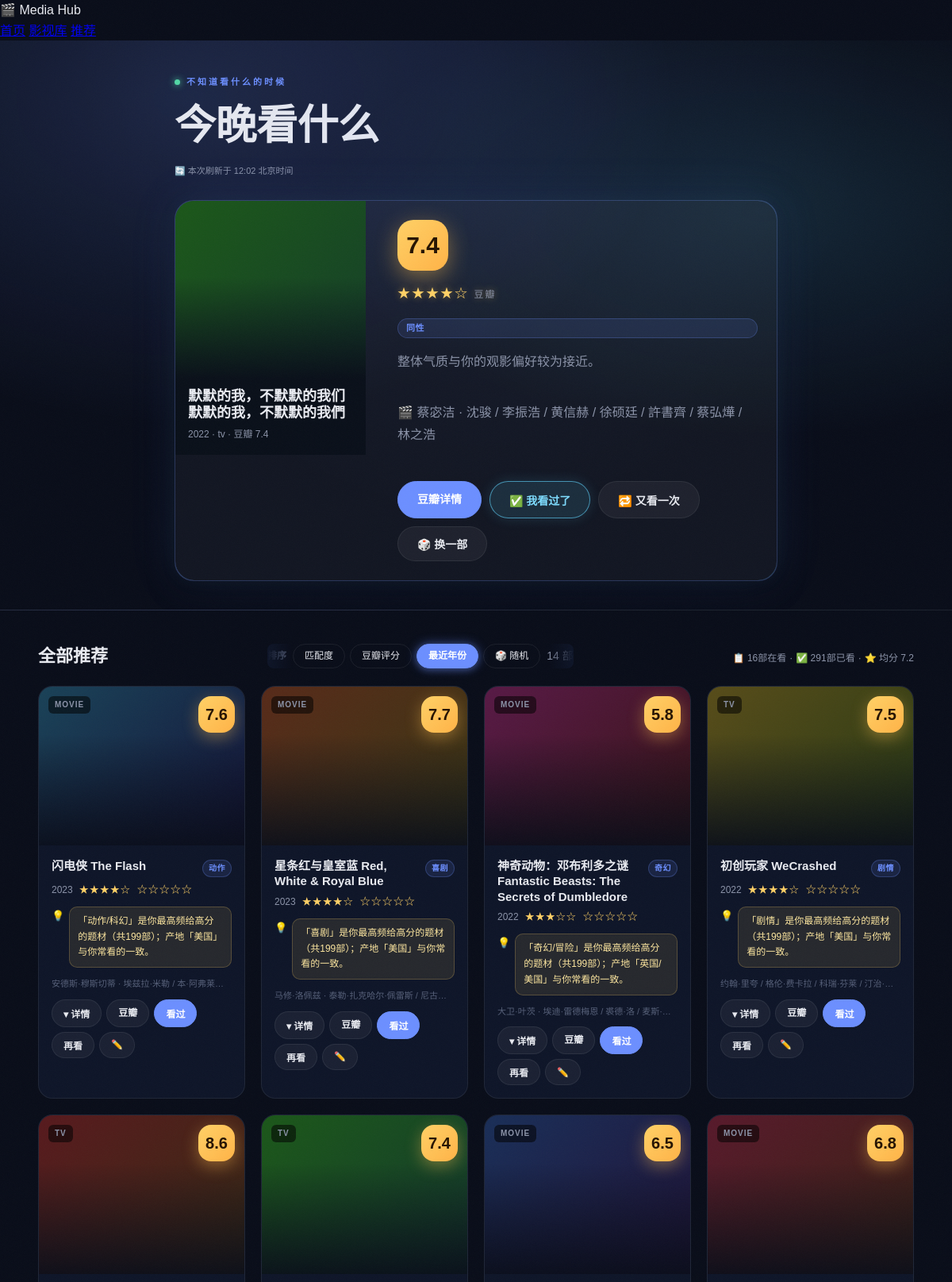
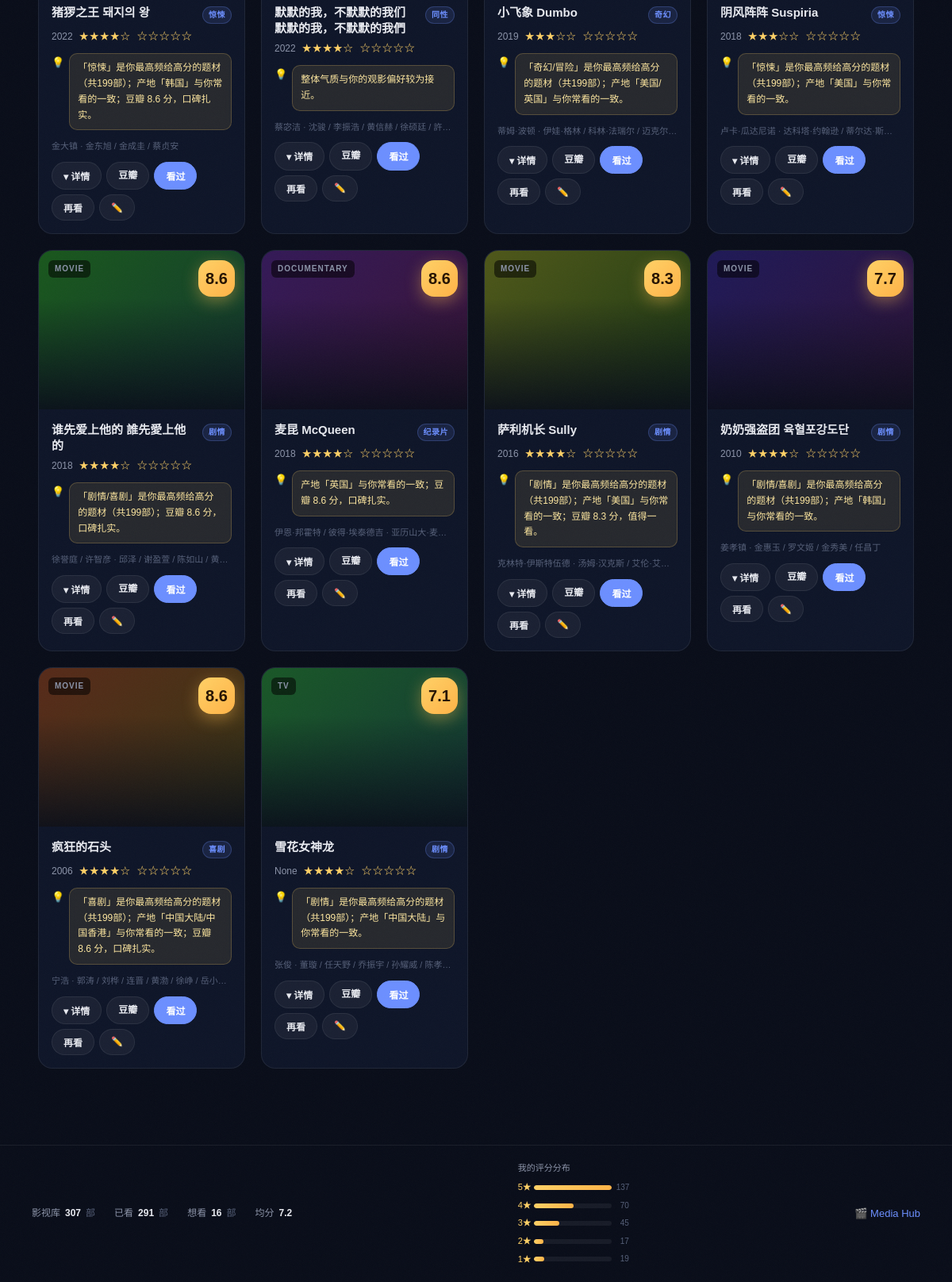
The app's page /recommendations?sort=year with its own data (2 pictures, top to bottom).
### tables this page shows
CREATE TABLE douban_watch_history (
    subject_id TEXT PRIMARY KEY,
    title TEXT NOT NULL,
    kind TEXT,
    year INTEGER,
    url TEXT,
    intro TEXT,
    watched_date TEXT,
    my_rating INTEGER,
    comment TEXT,
    tags TEXT,
    scraped_at TEXT DEFAULT CURRENT_TIMESTAMP
, douban_rating REAL, douban_rating_count INTEGER, subtype TEXT, directors TEXT, actors TEXT, countries TEXT, genres TEXT, languages TEXT, release_dates TEXT, durations TEXT, episodes TEXT, aka TEXT, summary TEXT, meta_scraped_at TEXT, status TEXT, cover_url TEXT, watch_count INTEGER DEFAULT 1, rating_source TEXT DEFAULT "douban", comment_source TEXT DEFAULT "douban");

### app.py (the view)
@app.get('/recommendations', response_class=HTMLResponse)
def recommendations(request: Request, sort: str = Query('score')):
    conn = get_conn()
    profile = load_profile(conn)
    recs = recommendation_candidates(conn, limit=60)
    high_rated = [dict(r) for r in conn.execute(
        'SELECT * FROM douban_watch_history WHERE status="collect" AND my_rating >= 4'
    ).fetchall()]
    recs_with_reason = []
    for r in recs:
        rec = dict(r)
        rec['_reason'] = make_recommendation_reason(r, profile, high_rated)
        rec['_cover_style'] = cover_style(r)
        rec['_cover_url'] = cover_url(r)
        rec['_stars'] = rating_stars(rec.get('douban_rating'))
        rec['_first_genre'] = first_genre(rec)
        genre_counter = Counter(g for g, _ in profile['top_genres'])
        country_counter = Counter(c for c, _ in profile['top_countries'])
        rec['_score'] = (
            (rec['douban_rating'] or 0) * 0.8 +
            sum(genre_counter[g] for g in split_multi(rec['genres'])) * 0.35 +
            sum(country_counter[c] for c in split_multi(rec['countries'])) * 0.25
        )
        recs_with_reason.append(rec)
    if sort == 'rating':
        recs_with_reason.sort(key=lambda x: x.get('douban_rating') or 0, reverse=True)
    elif sort == 'year':
        recs_with_reason.sort(key=lambda x: x.get('year') or 0, reverse=True)
    elif sort == 'random':
        random.shuffle(recs_with_reason)
    else:
        recs_with_reason.sort(key=lambda x: x['_score'], reverse=True)
    recs_with_reason = recs_with_reason[:24]
    tonight_pick = random.choice(recs_with_reason[:10]) if len(recs_with_reason) >= 10 else (recs_with_reason[0] if recs_with_reason else None)
    return templates.TemplateResponse('recommendations.html', {
        'request': request,
        'recs': recs_with_reason,
        'surprise': dict(tonight_pick) if tonight_pick else None,
        'today_pick': dict(tonight_pick) if tonight_pick else None,
        'sort': sort,
        'last_updated': (datetime.now() + timedelta(hours=8)).strftime('%H:%M'),
        'site_stats': get_site_stats(),
    })

### templates/recommendations.html (shortened to what this page needs)
{% extends 'base.html' %}
{% block content %}
<section class="hero small" id="tonight">
  <div class="hero-copy">
    <div class="eyebrow"><span class="live-dot"></span> 不知道看什么的时候</div>
    <h1>今晚看什么</h1>
    {% if last_updated %}<div style="font-size:11px;color:var(--text-secondary);margin-bottom:8px">🔄 本次刷新于 {{ last_updated }} 北京时间</div>{% endif %}
    {% if today_pick %}
    <div class="tonight-card">
      <div class="tonight-cover" style="{{ today_pick._cover_style }}">
        <div class="tonight-overlay">
          <span class="tonight-title">{{ today_pick.title }}</span>
          <span class="tonight-meta">{{ today_pick.year }} · {{ today_pick.kind }} · 豆瓣 {{ today_pick.douban_rating or '-' }}</span>
        </div>
      </div>
      <div class="tonight-info">
        <div class="rating-badge-lg">{{ today_pick.douban_rating or '-' }}</div>
        {% if today_pick._stars %}<div class="tonight-stars">{{ today_pick._stars }} <span style="font-size:12px;color:var(--text-secondary)">豆瓣</span></div>{% endif %}
        {% if today_pick._first_genre %}<span class="rec-genre-chip" style="font-size:11px;padding:3px 10px">{{ today_pick._first_genre }}</span>{% endif %}
        <p class="reason-text">{{ today_pick._reason }}</p>
        {% if today_pick.directors or today_pick.actors %}
        <p class="tonight-credits">🎬 {{ today_pick.directors[:40] }}{% if today_pick.directors and today_pick.actors %} · {% endif %}{{ today_pick.actors[:50] }}</p>
        {% endif %}
        <div class="tonight-actions">
          <a class="btn primary" href="{{ today_pick.url }}" target="_blank">豆瓣详情</a>
          <button class="btn accent watch-btn" data-id="{{ today_pick.subject_id }}" data-action="watch">✅ 我看过了</button>
          <button class="btn rewatch-btn" data-id="{{ today_pick.subject_id }}" data-action="rewatch">🔁 又看一次</button>
          <button class="btn" id="shuffle-tonight" title="换一个推荐">🎲 换一部</button>
        </div>
      </div>
    </div>
    {% endif %}
  </div>
</section>
<section class="section-header">
  <h2>全部推荐</h2>
  <div class="sort-controls">
    <span class="filter-label">排序</span>
    <div class="sort-chips">
      <a class="sort-btn {% if sort=='score' %}active{% endif %}" href="/recommendations?sort=score" data-sort="score">匹配度</a>
      <a class="sort-btn {% if sort=='rating' %}active{% endif %}" href="/recommendations?sort=rating" data-sort="rating">豆瓣评分</a>
      <a class="sort-btn {% if sort=='year' %}active{% endif %}" href="/recommendations?sort=year" data-sort="year">最近年份</a>
      <a class="sort-btn {% if sort=='random' %}active{% endif %}" href="/recommendations?sort=random" data-sort="random">🎲 随机</a>
    </div>
    <span class="count">{{ recs|length }} 部</span>
  </div>
  {% if site_stats %}
  <div class="lib-quick-stats">
    <span>📋 {{ site_stats.wish }}部在看</span>
    <span class="sep">·</span>
    <span>✅ {{ site_stats.watched }}部已看</span>
    {% if site_stats.avg_rating %}<span class="sep">·</span><span>⭐ 均分 {{ site_stats.avg_rating }}</span>{% endif %}
  </div>
  {% endif %}
</section>
<div class="rec-grid" id="recGrid">
  {% for item in recs %}
  <article class="rec-card {% if item.status=='collect' %}watched{% endif %}" data-subject="{{ item.subject_id }}" data-score="{{ item._score|default(0) }}" data-rating="{{ item.douban_rating|default(0) }}" data-year="{{ item.year|default(0) }}">
    <div class="rec-cover" style="{{ item._cover_style }}">
      <div class="rec-cover-overlay">
        <span class="rec-badge">{{ item.kind or 'unknown' }}</span>
        <div class="rec-rating-badge">{{ item.douban_rating or '-' }}</div>
      </div>
    </div>
    <div class="rec-body">
      <div class="rec-title-row">
        <h3 class="rec-title">{{ item.title }}</h3>
        {% if item._first_genre %}
        <span class="rec-genre-chip">{{ item._first_genre }}</span>
        {% endif %}
      </div>
      <div class="rec-meta-row">
        <span class="rec-year">{{ item.year }}</span>
        {% if item._stars %}
        <span class="rec-stars" title="豆瓣评分 {{ item.douban_rating }}">{{ item._stars }}</span>
        {% endif %}
        <span class="rec-my-stars" data-id="{{ item.subject_id }}" title="点击评分">
          {% if item.my_rating %}{{ '★' * item.my_rating }}{{ '☆' * (5 - item.my_rating) }}{% else %}☆☆☆☆☆{% endif %}
        </span>
      </div>
      <div class="rec-reason-wrap">
        <span class="rec-reason-icon">💡</span>
        <p class="rec-reason">{{ item._reason }}</p>
      </div>
      {% if item.directors or item.actors %}
      <p class="rec-credits">{{ item.directors[:30] }}{% if item.directors and item.actors %} · {% endif %}{{ item.actors[:40] }}</p>
      {% endif %}
      <div class="rec-actions">
        <button class="btn small expand-btn" data-id="{{ item.subject_id }}" title="展开详情">▾ 详情</button>
        <a class="btn small" href="{{ item.url }}" target="_blank">豆瓣</a>
        <button class="btn small primary watch-btn" data-id="{{ item.subject_id }}" data-action="watch" {% if item.status=='collect' %}disabled{% endif %}>
          {% if item.status == 'collect' %}已看 ✓{% else %}看过{% endif %}
        </button>
        <button class="btn small rewatch-btn" data-id="{{ item.subject_id }}" data-action="rewatch">再看</button>
        <button class="btn small edit-btn" data-id="{{ item.subject_id }}">✏️</button>
      </div>
    </div>
  </article>
  {% endfor %}
</div>
{% endblock %}

### templates/base.html (style rules this page uses)
html { scroll-behavior: smooth; }

### records on screen
douban_watch_history: title "默默的我，不默默的我们 默默的我，不默默的我們", year "2022", kind "tv", douban_rating "7.4", _first_genre "同性", directors "蔡宓洁", actors "沈骏 / 李振浩 / 黄信赫 / 徐硕廷 / 許書齊 / 蔡弘燁 / 林之浩", kind "TV", _stars "★★★★☆", _reason "整体气质与你的观影偏好较为接近。", actors "沈骏 / 李振浩 / 黄信赫 / 徐硕廷 / 許…", status "看过"
douban_watch_history: kind "MOVIE", douban_rating "7.6", title "闪电侠 The Flash", _first_genre "动作", year "2023", _stars "★★★★☆", _reason "「动作/科幻」是你最高频给高分的题材（共199部）；产地「美国」与你常看的一致。", directors "安德斯·穆斯切蒂", actors "埃兹拉·米勒 / 本·阿弗莱…", status "看过"
douban_watch_history: kind "MOVIE", douban_rating "7.7", title "星条红与皇室蓝 Red, White & Royal Blue", _first_genre "喜剧", year "2023", _stars "★★★★☆", _reason "「喜剧」是你最高频给高分的题材（共199部）；产地「美国」与你常看的一致。", directors "马修·洛佩兹", actors "泰勒·扎克哈尔·佩雷斯 / 尼古…", status "看过"
douban_watch_history: kind "MOVIE", douban_rating "5.8", title "神奇动物：邓布利多之谜 Fantastic Beasts: The Secrets of Dumbledore", _first_genre "奇幻", year "2022", _stars "★★★☆☆", _reason "「奇幻/冒险」是你最高频给高分的题材（共199部）；产地「英国/美国」与你常看的一致。", directors "大卫·叶茨", actors "埃迪·雷德梅恩 / 裘德·洛 / 麦斯·…", status "看过"
douban_watch_history: kind "TV", douban_rating "7.5", title "初创玩家 WeCrashed", _first_genre "剧情", year "2022", _stars "★★★★☆", _reason "「剧情」是你最高频给高分的题材（共199部）；产地「美国」与你常看的一致。", directors "约翰·里夸 / 格伦·费卡拉 / 科瑞·芬莱 / 汀治·…", status "看过"
douban_watch_history: kind "TV", douban_rating "8.6", title "猪猡之王 돼지의 왕", _first_genre "惊悚", year "2022", _stars "★★★★☆", _reason "「惊悚」是你最高频给高分的题材（共199部）；产地「韩国」与你常看的一致；豆瓣 8.6 分，口碑扎实。", directors "金大镇", actors "金东旭 / 金成圭 / 蔡贞安", status "看过"
douban_watch_history: kind "MOVIE", douban_rating "6.5", title "小飞象 Dumbo", _first_genre "奇幻", year "2019", _stars "★★★☆☆", _reason "「奇幻/冒险」是你最高频给高分的题材（共199部）；产地「美国/英国」与你常看的一致。", directors "蒂姆·波顿", actors "伊娃·格林 / 科林·法瑞尔 / 迈克尔…", status "看过"
douban_watch_history: kind "MOVIE", douban_rating "6.8", title "阴风阵阵 Suspiria", _first_genre "惊悚", year "2018", _stars "★★★☆☆", _reason "「惊悚」是你最高频给高分的题材（共199部）；产地「美国」与你常看的一致。", directors "卢卡·瓜达尼诺", actors "达科塔·约翰逊 / 蒂尔达·斯…", status "看过"
douban_watch_history: kind "MOVIE", douban_rating "8.6", title "谁先爱上他的 誰先愛上他的", _first_genre "剧情", year "2018", _stars "★★★★☆", _reason "「剧情/喜剧」是你最高频给高分的题材（共199部）；豆瓣 8.6 分，口碑扎实。", directors "徐誉庭 / 许智彦", actors "邱泽 / 谢盈萱 / 陈如山 / 黄…", status "看过"
douban_watch_history: kind "DOCUMENTARY", douban_rating "8.6", title "麦昆 McQueen", _first_genre "纪录片", year "2018", _stars "★★★★☆", _reason "产地「英国」与你常看的一致；豆瓣 8.6 分，口碑扎实。", directors "伊恩·邦霍特 / 彼得·埃泰德吉", actors "亚历山大·麦…", status "看过"
douban_watch_history: kind "MOVIE", douban_rating "8.3", title "萨利机长 Sully", _first_genre "剧情", year "2016", _stars "★★★★☆", _reason "「剧情」是你最高频给高分的题材（共199部）；产地「美国」与你常看的一致；豆瓣 8.3 分，值得一看。", directors "克林特·伊斯特伍德", actors "汤姆·汉克斯 / 艾伦·艾…", status "看过"
douban_watch_history: kind "MOVIE", douban_rating "7.7", title "奶奶强盗团 육혈포강도단", _first_genre "剧情", year "2010", _stars "★★★★☆", _reason "「剧情/喜剧」是你最高频给高分的题材（共199部）；产地「韩国」与你常看的一致。", directors "姜孝镇", actors "金惠玉 / 罗文姬 / 金秀美 / 任昌丁", status "看过"
douban_watch_history: kind "MOVIE", douban_rating "8.6", title "疯狂的石头", _first_genre "喜剧", year "2006", _stars "★★★★☆", _reason "「喜剧」是你最高频给高分的题材（共199部）；产地「中国大陆/中国香港」与你常看的一致；豆瓣 8.6 分，口碑扎实。", directors "宁浩", actors "郭涛 / 刘桦 / 连晋 / 黄渤 / 徐峥 / 岳小…", status "看过"
douban_watch_history: kind "TV", douban_rating "7.1", title "雪花女神龙", _first_genre "剧情", year "None", _stars "★★★★☆", _reason "「剧情」是你最高频给高分的题材（共199部）；产地「中国大陆」与你常看的一致。", directors "张俊", actors "董璇 / 任天野 / 乔振宇 / 孙耀威 / 陈孝…", status "看过"

### other values on screen
{{ last_updated }} "12:02"
{{ today_pick._stars }} "★★★★☆"
{{ today_pick._reason }} "整体气质与你的观影偏好较为接近。"
{{ recs|length }} "14"
{{ site_stats.wish }} "16"
{{ site_stats.watched }} "291"
{{ site_stats.avg_rating }} "7.2"
{{ site_stats.total }} "307"
{{ row.label }} "5★" "4★" "3★" "2★" "1★"
{{ row.count }} "137" "70" "45" "17" "19"
